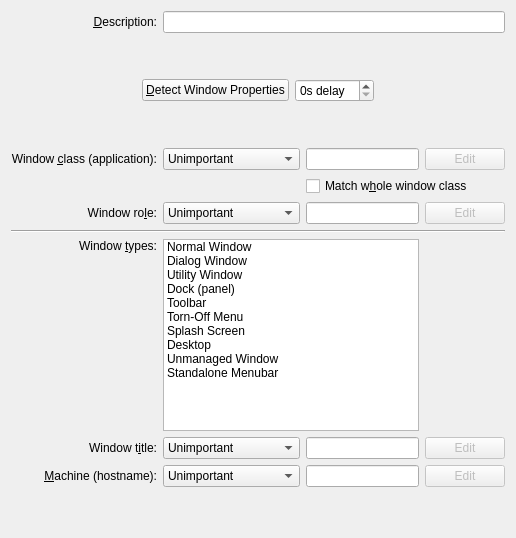
     <widget class="QWidget" name="TabPage1">
      <attribute name="title">
       <string>&amp;Window matching</string>
      </attribute>
      <layout class="QGridLayout" name="gridLayout_2">
       <item row="0" column="0">
        <widget class="QLabel" name="textLabel1">
         <property name="text">
          <string>&amp;Description:</string>
         </property>
         <property name="alignment">
          <set>Qt::AlignRight|Qt::AlignTrailing|Qt::AlignVCenter</set>
         </property>
         <property name="wordWrap">
          <bool>false</bool>
         </property>
         <property name="buddy">
          <cstring>description</cstring>
         </property>
        </widget>
       </item>
       <item row="0" column="1" colspan="4">
        <widget class="KLineEdit" name="description"/>
       </item>
       <item row="4" column="0">
        <widget class="QLabel" name="textLabel2">
         <property name="text">
          <string>Window &amp;class (application):</string>
         </property>
         <property name="alignment">
          <set>Qt::AlignRight|Qt::AlignTrailing|Qt::AlignVCenter</set>
         </property>
         <property name="wordWrap">
          <bool>false</bool>
         </property>
         <property name="buddy">
          <cstring>wmclass</cstring>
         </property>
        </widget>
       </item>
       <item row="4" column="1">
        <widget class="QComboBox" name="wmclass_match">
         <item>
          <property name="text">
           <string>Unimportant</string>
          </property>
         </item>
         <item>
          <property name="text">
           <string>Exact Match</string>
          </property>
         </item>
         <item>
          <property name="text">
           <string>Substring Match</string>
          </property>
         </item>
         <item>
          <property name="text">
           <string>Regular Expression</string>
          </property>
         </item>
        </widget>
       </item>
       <item row="4" column="2" colspan="2">
        <widget class="KLineEdit" name="wmclass"/>
       </item>
       <item row="4" column="4">
        <widget class="QPushButton" name="edit_reg_wmclass">
         <property name="enabled">
          <bool>false</bool>
         </property>
         <property name="text">
          <string>Edit</string>
         </property>
         <property name="shortcut">
          <string/>
         </property>
        </widget>
       </item>
       <item row="5" column="2" colspan="3">
        <widget class="QCheckBox" name="whole_wmclass">
         <property name="text">
          <string>Match w&amp;hole window class</string>
         </property>
        </widget>
       </item>
       <item row="6" column="0">
        <widget class="QLabel" name="textLabel3">
         <property name="text">
          <string>Window ro&amp;le:</string>
         </property>
         <property name="alignment">
          <set>Qt::AlignRight|Qt::AlignTrailing|Qt::AlignVCenter</set>
         </property>
         <property name="wordWrap">
          <bool>false</bool>
         </property>
         <property name="buddy">
          <cstring>role</cstring>
         </property>
        </widget>
       </item>
       <item row="6" column="1">
        <widget class="KComboBox" name="role_match">
         <item>
          <property name="text">
           <string>Unimportant</string>
          </property>
         </item>
         <item>
          <property name="text">
           <string>Exact Match</string>
          </property>
         </item>
         <item>
          <property name="text">
           <string>Substring Match</string>
          </property>
         </item>
         <item>
          <property name="text">
           <string>Regular Expression</string>
          </property>
         </item>
        </widget>
       </item>
       <item row="6" column="2" colspan="2">
        <widget class="KLineEdit" name="role"/>
       </item>
       <item row="6" column="4">
        <widget class="QPushButton" name="edit_reg_role">
         <property name="enabled">
          <bool>false</bool>
         </property>
         <property name="text">
          <string>Edit</string>
         </property>
        </widget>
       </item>
       <item row="8" column="0" rowspan="2">
        <widget class="QLabel" name="textLabel4">
         <property name="text">
          <string>Window &amp;types:</string>
         </property>
         <property name="alignment">
          <set>Qt::AlignRight|Qt::AlignTop|Qt::AlignTrailing</set>
         </property>
         <property name="wordWrap">
          <bool>false</bool>
         </property>
         <property name="buddy">
          <cstring>types</cstring>
         </property>
        </widget>
       </item>
       <item row="10" column="0">
        <widget class="QLabel" name="textLabel5">
         <property name="text">
          <string>Window t&amp;itle:</string>
         </property>
         <property name="alignment">
          <set>Qt::AlignRight|Qt::AlignTrailing|Qt::AlignVCenter</set>
         </property>
         <property name="wordWrap">
          <bool>false</bool>
         </property>
         <property name="buddy">
          <cstring>title</cstring>
         </property>
        </widget>
       </item>
       <item row="10" column="1">
        <widget class="QComboBox" name="title_match">
         <item>
          <property name="text">
           <string>Unimportant</string>
          </property>
         </item>
         <item>
          <property name="text">
           <string>Exact Match</string>
          </property>
         </item>
         <item>
          <property name="text">
           <string>Substring Match</string>
          </property>
         </item>
         <item>
          <property name="text">
           <string>Regular Expression</string>
          </property>
         </item>
        </widget>
       </item>
       <item row="10" column="4">
        <widget class="QPushButton" name="edit_reg_title">
         <property name="enabled">
          <bool>false</bool>
         </property>
         <property name="text">
          <string>Edit</string>
         </property>
         <property name="shortcut">
          <string/>
         </property>
        </widget>
       </item>
       <item row="11" column="0">
        <widget class="QLabel" name="textLabel7">
         <property name="text">
          <string>&amp;Machine (hostname):</string>
         </property>
         <property name="alignment">
          <set>Qt::AlignRight|Qt::AlignTrailing|Qt::AlignVCenter</set>
         </property>
         <property name="wordWrap">
          <bool>false</bool>
         </property>
         <property name="buddy">
          <cstring>machine</cstring>
         </property>
        </widget>
       </item>
       <item row="11" column="1">
        <widget class="KComboBox" name="machine_match">
         <item>
          <property name="text">
           <string>Unimportant</string>
          </property>
         </item>
         <item>
          <property name="text">
           <string>Exact Match</string>
          </property>
         </item>
         <item>
          <property name="text">
           <string>Substring Match</string>
          </property>
         </item>
         <item>
          <property name="text">
           <string>Regular Expression</string>
          </property>
         </item>
        </widget>
       </item>
       <item row="11" column="4">
        <widget class="QPushButton" name="edit_reg_machine">
         <property name="enabled">
          <bool>false</bool>
         </property>
         <property name="text">
          <string>Edit</string>
         </property>
         <property name="shortcut">
          <string/>
         </property>
        </widget>
       </item>
       <item row="12" column="0" colspan="5">
        <spacer name="verticalSpacer">
         <property name="orientation">
          <enum>Qt::Vertical</enum>
         </property>
         <property name="sizeHint" stdset="0">
          <size>
           <width>20</width>
           <height>40</height>
          </size>
         </property>
        </spacer>
       </item>
       <item row="11" column="2" colspan="2">
        <widget class="KLineEdit" name="machine"/>
       </item>
       <item row="10" column="2" colspan="2">
        <widget class="KLineEdit" name="title"/>
       </item>
       <item row="2" column="0" colspan="5">
        <layout class="QHBoxLayout">
         <item>
          <spacer name="horizontalSpacer_6">
           <property name="orientation">
            <enum>Qt::Horizontal</enum>
           </property>
           <property name="sizeHint" stdset="0">
            <size>
             <width>40</width>
             <height>20</height>
            </size>
           </property>
          </spacer>
         </item>
         <item>
          <widget class="QPushButton" name="detect">
           <property name="text">
            <string>&amp;Detect Window Properties</string>
           </property>
          </widget>
         </item>
         <item>
          <widget class="QSpinBox" name="detection_delay">
           <property name="suffix">
            <string>s delay</string>
           </property>
           <property name="maximum">
            <number>30</number>
           </property>
          </widget>
         </item>
         <item>
          <spacer>
           <property name="orientation">
            <enum>Qt::Horizontal</enum>
           </property>
           <property name="sizeHint" stdset="0">
            <size>
             <width>40</width>
             <height>20</height>
            </size>
           </property>
          </spacer>
         </item>
        </layout>
       </item>
       <item row="3" column="0" colspan="5">
        <spacer name="verticalSpacer_2">
         <property name="orientation">
          <enum>Qt::Vertical</enum>
         </property>
         <property name="sizeHint" stdset="0">
          <size>
           <width>20</width>
           <height>40</height>
          </size>
         </property>
        </spacer>
       </item>
       <item row="1" column="0" colspan="5">
        <spacer name="verticalSpacer_3">
         <property name="orientation">
          <enum>Qt::Vertical</enum>
         </property>
         <property name="sizeHint" stdset="0">
          <size>
           <width>20</width>
           <height>40</height>
          </size>
         </property>
        </spacer>
       </item>
       <item row="8" column="1" rowspan="2" colspan="3">
        <widget class="QListWidget" name="types">
         <property name="sizePolicy">
          <sizepolicy hsizetype="Expanding" vsizetype="Expanding">
           <horstretch>0</horstretch>
           <verstretch>0</verstretch>
          </sizepolicy>
         </property>
         <property name="autoFillBackground">
          <bool>false</bool>
         </property>
         <property name="verticalScrollBarPolicy">
          <enum>Qt::ScrollBarAsNeeded</enum>
         </property>
         <property name="horizontalScrollBarPolicy">
          <enum>Qt::ScrollBarAsNeeded</enum>
         </property>
         <property name="autoScroll">
          <bool>true</bool>
         </property>
         <property name="showDropIndicator" stdset="0">
          <bool>false</bool>
         </property>
         <property name="dragDropMode">
          <enum>QAbstractItemView::NoDragDrop</enum>
         </property>
         <property name="alternatingRowColors">
          <bool>false</bool>
         </property>
         <property name="selectionMode">
          <enum>QAbstractItemView::ExtendedSelection</enum>
         </property>
         <property name="movement">
          <enum>QListView::Static</enum>
         </property>
         <property name="flow">
          <enum>QListView::TopToBottom</enum>
         </property>
         <property name="isWrapping" stdset="0">
          <bool>true</bool>
         </property>
         <property name="resizeMode">
          <enum>QListView::Adjust</enum>
         </property>
         <property name="spacing">
          <number>0</number>
         </property>
         <property name="viewMode">
          <enum>QListView::ListMode</enum>
         </property>
         <property name="uniformItemSizes">
          <bool>true</bool>
         </property>
         <item>
          <property name="text">
           <string>Normal Window</string>
          </property>
         </item>
         <item>
          <property name="text">
           <string>Dialog Window</string>
          </property>
         </item>
         <item>
          <property name="text">
           <string>Utility Window</string>
          </property>
         </item>
         <item>
          <property name="text">
           <string>Dock (panel)</string>
          </property>
         </item>
         <item>
          <property name="text">
           <string>Toolbar</string>
          </property>
         </item>
         <item>
          <property name="text">
           <string>Torn-Off Menu</string>
          </property>
         </item>
         <item>
          <property name="text">
           <string>Splash Screen</string>
          </property>
         </item>
         <item>
          <property name="text">
           <string>Desktop</string>
          </property>
         </item>
         <item>
          <property name="text">
           <string>Unmanaged Window</string>
          </property>
         </item>
         <item>
          <property name="text">
           <string>Standalone Menubar</string>
          </property>
         </item>
        </widget>
       </item>
       <item row="7" column="0" colspan="5">
        <widget class="Line" name="line_13">
         <property name="orientation">
          <enum>Qt::Horizontal</enum>
         </property>
        </widget>
       </item>
      </layout>
     </widget>
